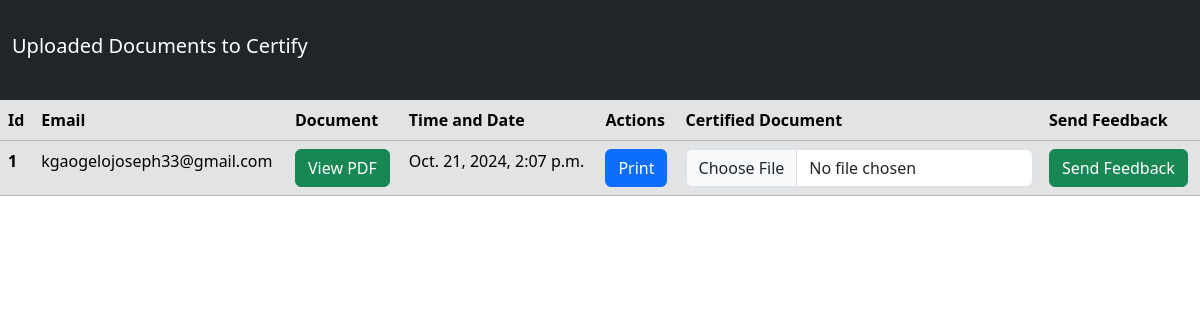
Before: /home/ with the older database file.
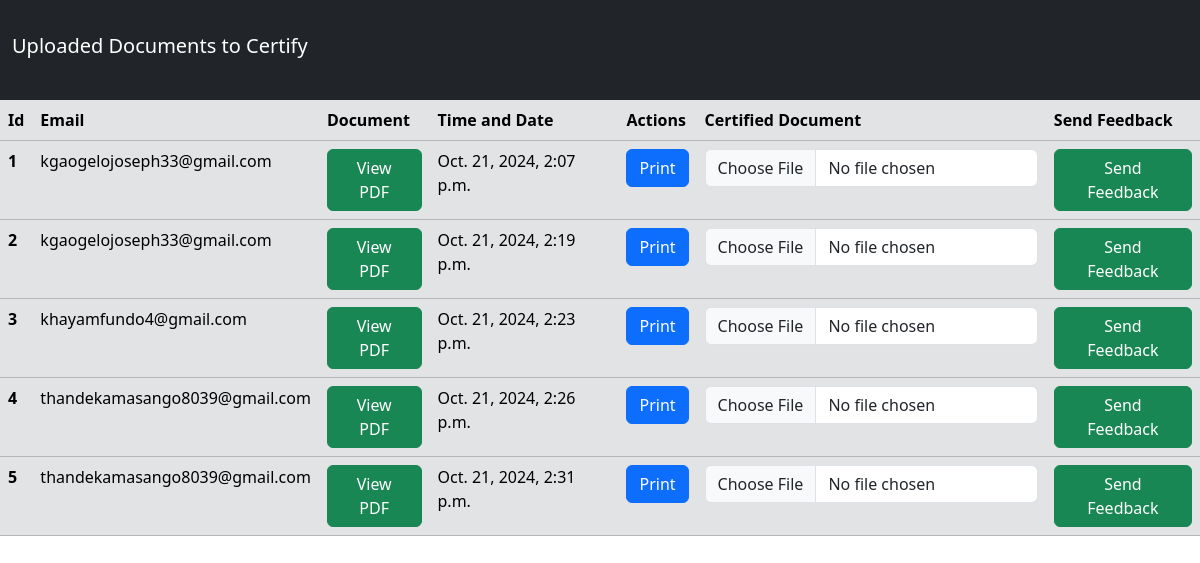
After: the same page with the newer database file.
### certierApp/models.py (models this page shows, shortened)
class userDocuments(models.Model):
    pdf=models.FileField(upload_to='pdfs/',verbose_name='Document',blank=True,null=True)
    image=models.ImageField(upload_to='images/',verbose_name='Document',blank=True,null=True)
    uploaded_at=models.DateTimeField(auto_now=True,blank=True,null=True)
    email = models.EmailField(verbose_name="Email",max_length=254,blank=True,null=True)
    address = models.CharField(max_length = 255, blank=True,null=True)

### certierApp/views.py (the view)
# urls.py: path('home/',views.home,name='home'),
def home(request):
    documents = userDocuments.objects.all()
    context = {
        'documents': documents
    }
    return render(request, 'index.html', context)

### certierApp/templates/index.html (shortened to what this page needs)
<!DOCTYPE html>
<html lang="en">
  <head>
    {% load static %}
    <link
      href="https://cdn.jsdelivr.net/npm/bootstrap@5.3.3/dist/css/bootstrap.min.css"
      rel="stylesheet"
    />
  </head>
  <body>
    <nav class="navbar navbar-dark bg-dark" style="height: 100px;">
      <div class="container-fluid">
        <h1 class="navbar-brand">Uploaded Documents to Certify</h1>
      </div>
    </nav>
    <table class="table table-secondary">
      <thead>
        <tr>
          <th scope="col">Id</th>
          <th scope="col">Email</th>
          <th scope="col">Document</th>
          <th scope="col">Time and Date</th>
          <th scope="col">Actions</th>
          <th scope="col">Certified Document</th>
          <th scope="col">Send Feedback</th>
        </tr>
      </thead>
      <tbody class="tbody tbody-secondary bg-secondary">
        {% for document in documents %}
        <form action="{% url 'upload_certified_document' %}" method="POST" enctype="multipart/form-data">
        <tr>
            <th scope="row">{{ document.id }}</th>
            <td>{{ document.email }}</td>
            <td>
                {% if document.pdf %}
                <a href="{{ document.pdf.url }}" class="btn btn-outlined btn-success" target="_blank">View PDF</a>
                {% else %} No PDF {% endif %}
            </td>
            <td>{{ document.uploaded_at }}</td>
            <td>
                {% if document.pdf %}
                <button class="btn btn-primary" onclick="printDocument('{{ document.pdf.url }}')">Print</button>
                {% endif %}
            </td>
            <td>
                    <input class="form-control" type="file" name="file" required />
            </td>
            <td>
                    <button class="btn btn-success" type="submit">Send Feedback</button></td>
        </tr>
      </form>
        {% endfor %}
    </tbody>
    </table>
  </body>
</html>

Changed rows visible on the page:
added userDocuments: id "2", email "kgaogelojoseph33@gmail.com", uploaded_at "Oct. 21, 2024, 2:19 p.m."
added userDocuments: id "3", email "khayamfundo4@gmail.com", uploaded_at "Oct. 21, 2024, 2:23 p.m."
added userDocuments: id "4", email "thandekamasango8039@gmail.com", uploaded_at "Oct. 21, 2024, 2:26 p.m."
added userDocuments: id "5", email "thandekamasango8039@gmail.com", uploaded_at "Oct. 21, 2024, 2:31 p.m."
